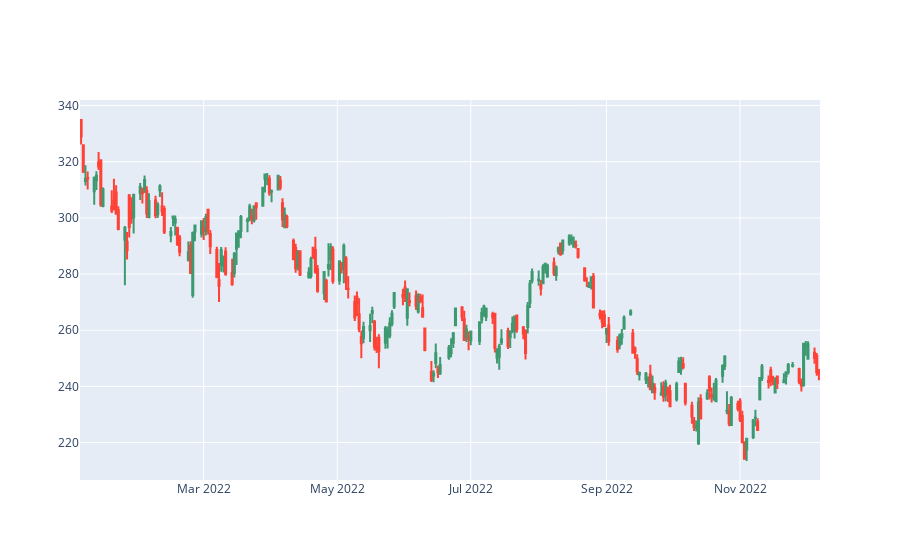

Source (notebook cell):
### Markdown cell above
# CandleStick

### Code cell
import plotly.graph_objects as go

df_filtered = df_filtered[(df_filtered['date'] >= pd.to_datetime('2022-01-04'))&(df_filtered['date'] <= pd.to_datetime('2022-12-07'))]
window_size = 20
moving_average = df_filtered['close'].rolling(window=window_size, min_periods=1).mean()
df_filtered.loc[df_filtered['close'] > moving_average,'trend'] = 'Up'
df_filtered.loc[df_filtered['close'] < moving_average,'trend'] = 'Down'
print(df_filtered)
cnd = go.Candlestick(x=df_filtered['date'],open=df_filtered['open'],high=df_filtered['high'],low=df_filtered['low'],close=df_filtered['close'])
fig = go.Figure(data = [cnd])
fig.update_layout(xaxis_rangeslider_visible=False)
fig.show()

### Figure 1 — Plotly figure (JSON) as saved in the notebook; plotly's stock layout.template omitted (floating-point values rounded to 4 significant figures; data arrays with more than 128 entries replaced by an {"elided": "..."} marker saying what was removed)
{"data": [{"close": {"elided": "234 float values"}, "high": {"elided": "234 float values"}, "low": {"elided": "234 float values"}, "open": {"elided": "234 float values"}, "type": "candlestick", "x": {"elided": "234 str values"}}], "layout": {"xaxis": {"rangeslider": {"visible": false}}}}
